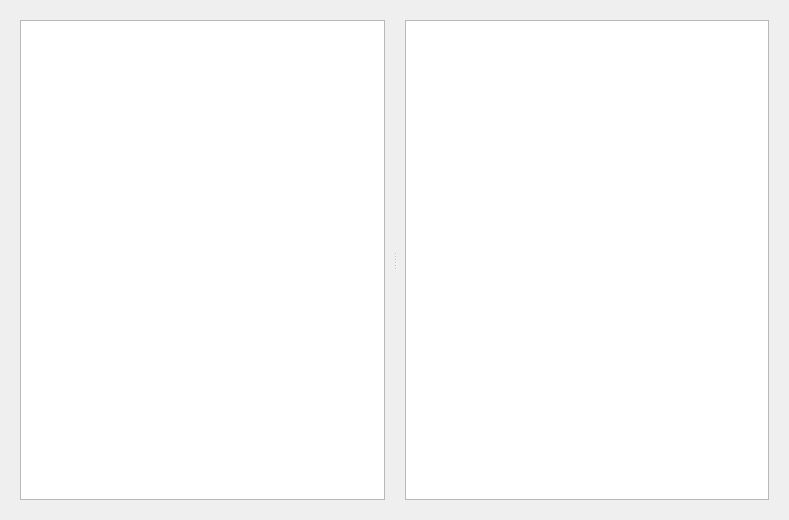
<?xml version="1.0" encoding="UTF-8"?>
<ui version="4.0">
 <class>ScriptEditorDialog</class>
 <widget class="QDialog" name="ScriptEditorDialog">
  <property name="geometry">
   <rect>
    <x>0</x>
    <y>0</y>
    <width>789</width>
    <height>520</height>
   </rect>
  </property>
  <property name="sizePolicy">
   <sizepolicy hsizetype="Expanding" vsizetype="Expanding">
    <horstretch>0</horstretch>
    <verstretch>0</verstretch>
   </sizepolicy>
  </property>
  <property name="windowTitle">
   <string>Script Editor</string>
  </property>
  <property name="windowIcon">
   <iconset resource="../../tonatiuh.qrc">
    <normaloff>:/icons/LogoTonatiuh.png</normaloff>:/icons/LogoTonatiuh.png</iconset>
  </property>
  <layout class="QVBoxLayout" name="verticalLayout">
   <property name="spacing">
    <number>20</number>
   </property>
   <property name="margin">
    <number>20</number>
   </property>
   <item>
    <widget class="QWidget" name="mainWidget" native="true">
     <layout class="QHBoxLayout" name="mainWidgetLayout" stretch="0">
      <property name="spacing">
       <number>20</number>
      </property>
      <property name="margin">
       <number>0</number>
      </property>
      <item>
       <widget class="QSplitter" name="mainSplitter">
        <property name="orientation">
         <enum>Qt::Horizontal</enum>
        </property>
        <property name="handleWidth">
         <number>20</number>
        </property>
        <widget class="QWidget" name="filesWidget" native="true">
         <layout class="QVBoxLayout" name="filesWidgetLayout">
          <property name="spacing">
           <number>0</number>
          </property>
          <property name="margin">
           <number>0</number>
          </property>
          <item>
           <widget class="QListWidget" name="filesList"/>
          </item>
         </layout>
        </widget>
        <widget class="QWidget" name="codeWidget" native="true">
         <layout class="QVBoxLayout" name="codeWidgetLayout">
          <property name="spacing">
           <number>0</number>
          </property>
          <property name="margin">
           <number>0</number>
          </property>
          <item>
           <widget class="CodeEditor" name="codeEditor"/>
          </item>
         </layout>
        </widget>
       </widget>
      </item>
     </layout>
    </widget>
   </item>
  </layout>
 </widget>
 <customwidgets>
  <customwidget>
   <class>CodeEditor</class>
   <extends>QPlainTextEdit</extends>
   <header>CodeEditor.h</header>
  </customwidget>
 </customwidgets>
 <resources>
  <include location="../../tonatiuh.qrc"/>
  <include location="../../tonatiuh.qrc"/>
  <include location="../../tonatiuh.qrc"/>
 </resources>
 <connections/>
</ui>
